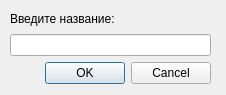
<?xml version="1.0" encoding="UTF-8"?>
<ui version="4.0">
 <class>Create</class>
 <widget class="QDialog" name="Create">
  <property name="geometry">
   <rect>
    <x>0</x>
    <y>0</y>
    <width>226</width>
    <height>95</height>
   </rect>
  </property>
  <property name="minimumSize">
   <size>
    <width>226</width>
    <height>95</height>
   </size>
  </property>
  <property name="maximumSize">
   <size>
    <width>226</width>
    <height>95</height>
   </size>
  </property>
  <property name="windowTitle">
   <string>Dialog</string>
  </property>
  <widget class="QWidget" name="">
   <property name="geometry">
    <rect>
     <x>10</x>
     <y>10</y>
     <width>201</width>
     <height>74</height>
    </rect>
   </property>
   <layout class="QVBoxLayout" name="verticalLayout_2">
    <item>
     <layout class="QVBoxLayout" name="verticalLayout">
      <item>
       <widget class="QLabel" name="label">
        <property name="text">
         <string>Введите название:</string>
        </property>
       </widget>
      </item>
      <item>
       <widget class="QLineEdit" name="lineEdit"/>
      </item>
     </layout>
    </item>
    <item>
     <widget class="QDialogButtonBox" name="buttonBox">
      <property name="orientation">
       <enum>Qt::Horizontal</enum>
      </property>
      <property name="standardButtons">
       <set>QDialogButtonBox::Cancel|QDialogButtonBox::Ok</set>
      </property>
     </widget>
    </item>
   </layout>
  </widget>
 </widget>
 <resources/>
 <connections>
  <connection>
   <sender>buttonBox</sender>
   <signal>accepted()</signal>
   <receiver>Create</receiver>
   <slot>accept()</slot>
   <hints>
    <hint type="sourcelabel">
     <x>248</x>
     <y>254</y>
    </hint>
    <hint type="destinationlabel">
     <x>157</x>
     <y>274</y>
    </hint>
   </hints>
  </connection>
  <connection>
   <sender>buttonBox</sender>
   <signal>rejected()</signal>
   <receiver>Create</receiver>
   <slot>reject()</slot>
   <hints>
    <hint type="sourcelabel">
     <x>316</x>
     <y>260</y>
    </hint>
    <hint type="destinationlabel">
     <x>286</x>
     <y>274</y>
    </hint>
   </hints>
  </connection>
 </connections>
</ui>
